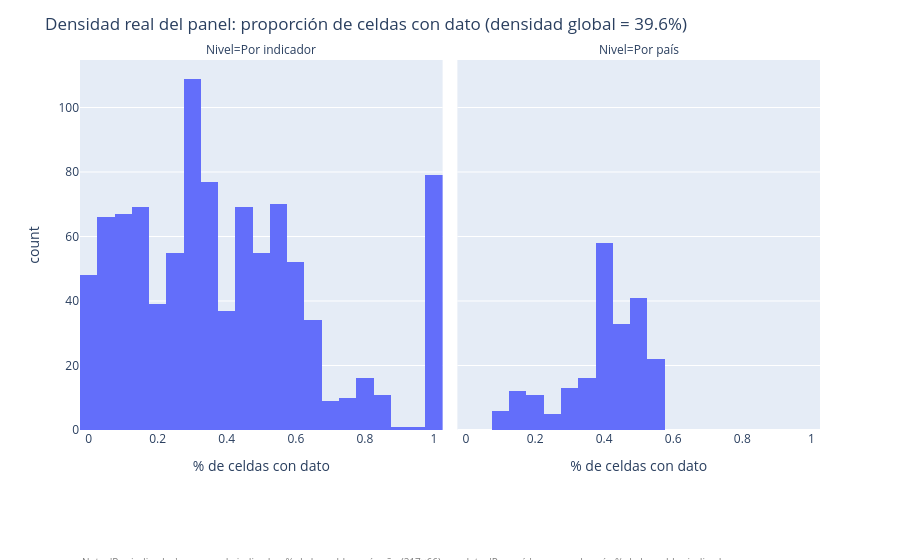

Notebook code for this chart:
### Markdown cell above
## Gráfico: densidad real de datos, por indicador y por país

A diferencia del criterio binario usado antes ("¿tiene o no tiene al menos un dato?", que da 100% tanto para indicadores como para países, porque todos tienen al menos un valor en algún año), acá se mide la **densidad real**: qué proporción de las celdas país-año (para cada indicador) o indicador-año (para cada país) están efectivamente completas.

Objetivo: ver la distribución de densidad real —no solo la presencia binaria— para dimensionar cuán completo está realmente el panel más allá de que "algo" de dato exista.

Resultado esperado: dos distribuciones (por indicador y por país) del % de celdas con dato, más la densidad global del panel completo.

### Code cell
n_anios_totales = wdi_long["Year"].nunique()

celdas_indicador = wdi_long.dropna(subset=["Value"]).groupby("Indicator Code").size()
densidad_indicador = (
    celdas_indicador.reindex(indicadores_candidatos).fillna(0) / (n_paises_total * n_anios_totales)
)

celdas_pais = wdi_long.dropna(subset=["Value"]).groupby("Country Code").size()
densidad_pais = (
    celdas_pais.reindex(paises_soberanos).fillna(0) / (n_indicadores_total * n_anios_totales)
)

densidad_total = wdi_long["Value"].notna().sum() / len(wdi_long)

df_densidad = pd.concat([
    pd.DataFrame({"Código": densidad_indicador.index, "Densidad": densidad_indicador.values, "Nivel": "Por indicador"}),
    pd.DataFrame({"Código": densidad_pais.index, "Densidad": densidad_pais.values, "Nivel": "Por país"}),
])

fig_densidad_real = px.histogram(
    df_densidad,
    x="Densidad",
    facet_col="Nivel",
    nbins=30,
    labels={"Densidad": "% de celdas con dato"},
)

fig_densidad_real.update_layout(
    title=f"Densidad real del panel: proporción de celdas con dato (densidad global = {densidad_total:.1%})",
    margin=dict(b=130),
)

fig_densidad_real.add_annotation(
    text=(
        "Nota: 'Por indicador' = para cada indicador, % de las celdas país-año (217×"
        f"{n_anios_totales}) con dato. 'Por país' = para cada país, % de las celdas indicador-<br>"
        "año (974×" + str(n_anios_totales) + ") con dato. No es lo mismo que 'tener al menos un dato': mide cuán<br>"
        "completa está realmente la serie, no solo su existencia."
    ),
    xref="paper", yref="paper",
    x=0, y=-0.45,
    showarrow=False,
    font=dict(size=10, color="gray"),
    align="left",
)

figuras_reporte.append(("densidad_real_indicador_pais", fig_densidad_real))
fig_densidad_real.show()

### Figure 1 — Plotly figure (JSON) as saved in the notebook; plotly's stock layout.template omitted (floating-point values rounded to 4 significant figures; data arrays with more than 128 entries replaced by an {"elided": "..."} marker saying what was removed)
{"data": [{"bingroup": "x", "hovertemplate": "Nivel=Por indicador<br>% de celdas con dato=%{x}<br>count=%{y}<extra></extra>", "legendgroup": "", "marker": {"color": "#636efa", "pattern": {"shape": ""}}, "name": "", "nbinsx": 30, "orientation": "v", "showlegend": false, "type": "histogram", "x": {"elided": "974 float values"}, "xaxis": "x", "yaxis": "y"}, {"bingroup": "x", "hovertemplate": "Nivel=Por país<br>% de celdas con dato=%{x}<br>count=%{y}<extra></extra>", "legendgroup": "", "marker": {"color": "#636efa", "pattern": {"shape": ""}}, "name": "", "nbinsx": 30, "orientation": "v", "showlegend": false, "type": "histogram", "x": {"elided": "217 float values"}, "xaxis": "x2", "yaxis": "y2"}], "layout": {"annotations": [{"showarrow": false, "text": "Nivel=Por indicador", "x": 0.245, "xanchor": "center", "xref": "paper", "y": 1, "yanchor": "bottom", "yref": "paper"}, {"showarrow": false, "text": "Nivel=Por país", "x": 0.755, "xanchor": "center", "xref": "paper", "y": 1, "yanchor": "bottom", "yref": "paper"}, {"align": "left", "font": {"color": "gray", "size": 10}, "showarrow": false, "text": "Nota: 'Por indicador' = para cada indicador, % de las celdas país-año (217×66) con dato. 'Por país' = para cada país, % de las celdas indicador-<br>año (974×66) con dato. No es lo mismo que 'tener al menos un dato': mide cuán<br>completa está realmente la serie, no solo su existencia.", "x": 0, "xref": "paper", "y": -0.45, "yref": "paper"}], "barmode": "relative", "legend": {"tracegroupgap": 0}, "margin": {"b": 130, "t": 60}, "title": {"text": "Densidad real del panel: proporción de celdas con dato (densidad global = 39.6%)"}, "xaxis": {"anchor": "y", "domain": [0, 0.49], "title": {"text": "% de celdas con dato"}}, "xaxis2": {"anchor": "y2", "domain": [0.51, 1], "matches": "x", "title": {"text": "% de celdas con dato"}}, "yaxis": {"anchor": "x", "domain": [0, 1], "title": {"text": "count"}}, "yaxis2": {"anchor": "x2", "domain": [0, 1], "matches": "y", "showticklabels": false}}}
